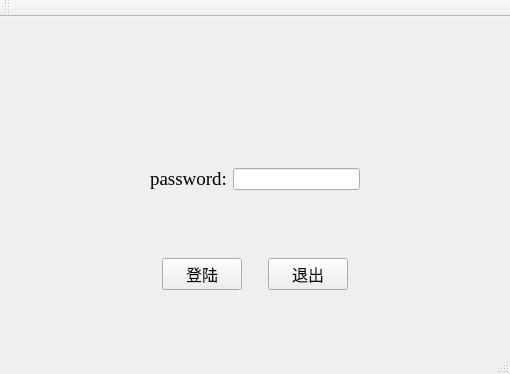
<?xml version="1.0" encoding="UTF-8"?>
<ui version="4.0">
 <class>MainWindow</class>
 <widget class="QMainWindow" name="MainWindow">
  <property name="geometry">
   <rect>
    <x>0</x>
    <y>0</y>
    <width>510</width>
    <height>374</height>
   </rect>
  </property>
  <property name="windowTitle">
   <string>MainWindow</string>
  </property>
  <widget class="QWidget" name="centralWidget">
   <layout class="QVBoxLayout" name="verticalLayout">
    <item>
     <spacer name="verticalSpacer_4">
      <property name="orientation">
       <enum>Qt::Vertical</enum>
      </property>
      <property name="sizeType">
       <enum>QSizePolicy::Expanding</enum>
      </property>
      <property name="sizeHint" stdset="0">
       <size>
        <width>20</width>
        <height>40</height>
       </size>
      </property>
     </spacer>
    </item>
    <item>
     <widget class="QWidget" name="widget" native="true">
      <layout class="QHBoxLayout" name="horizontalLayout">
       <item>
        <spacer name="horizontalSpacer">
         <property name="orientation">
          <enum>Qt::Horizontal</enum>
         </property>
         <property name="sizeHint" stdset="0">
          <size>
           <width>0</width>
           <height>20</height>
          </size>
         </property>
        </spacer>
       </item>
       <item>
        <spacer name="horizontalSpacer_8">
         <property name="orientation">
          <enum>Qt::Horizontal</enum>
         </property>
         <property name="sizeHint" stdset="0">
          <size>
           <width>40</width>
           <height>20</height>
          </size>
         </property>
        </spacer>
       </item>
       <item>
        <widget class="QLabel" name="label">
         <property name="text">
          <string/>
         </property>
         <property name="pixmap">
          <pixmap>:/武科大炼铁研究所-2.png</pixmap>
         </property>
         <property name="scaledContents">
          <bool>true</bool>
         </property>
        </widget>
       </item>
       <item>
        <spacer name="horizontalSpacer_9">
         <property name="orientation">
          <enum>Qt::Horizontal</enum>
         </property>
         <property name="sizeHint" stdset="0">
          <size>
           <width>40</width>
           <height>20</height>
          </size>
         </property>
        </spacer>
       </item>
       <item>
        <spacer name="horizontalSpacer_2">
         <property name="orientation">
          <enum>Qt::Horizontal</enum>
         </property>
         <property name="sizeHint" stdset="0">
          <size>
           <width>0</width>
           <height>20</height>
          </size>
         </property>
        </spacer>
       </item>
      </layout>
     </widget>
    </item>
    <item>
     <spacer name="verticalSpacer_2">
      <property name="orientation">
       <enum>Qt::Vertical</enum>
      </property>
      <property name="sizeHint" stdset="0">
       <size>
        <width>20</width>
        <height>40</height>
       </size>
      </property>
     </spacer>
    </item>
    <item>
     <widget class="QWidget" name="widget_2" native="true">
      <layout class="QGridLayout" name="gridLayout">
       <item row="1" column="0">
        <spacer name="horizontalSpacer_6">
         <property name="orientation">
          <enum>Qt::Horizontal</enum>
         </property>
         <property name="sizeHint" stdset="0">
          <size>
           <width>40</width>
           <height>20</height>
          </size>
         </property>
        </spacer>
       </item>
       <item row="1" column="1">
        <widget class="QLabel" name="label_2">
         <property name="font">
          <font>
           <family>Times New Roman</family>
           <pointsize>14</pointsize>
          </font>
         </property>
         <property name="text">
          <string>password:</string>
         </property>
        </widget>
       </item>
       <item row="1" column="3">
        <spacer name="horizontalSpacer_7">
         <property name="orientation">
          <enum>Qt::Horizontal</enum>
         </property>
         <property name="sizeHint" stdset="0">
          <size>
           <width>40</width>
           <height>20</height>
          </size>
         </property>
        </spacer>
       </item>
       <item row="1" column="2">
        <widget class="QLineEdit" name="lineEdit"/>
       </item>
       <item row="2" column="2">
        <spacer name="verticalSpacer_3">
         <property name="orientation">
          <enum>Qt::Vertical</enum>
         </property>
         <property name="sizeHint" stdset="0">
          <size>
           <width>20</width>
           <height>40</height>
          </size>
         </property>
        </spacer>
       </item>
      </layout>
     </widget>
    </item>
    <item>
     <widget class="QWidget" name="widget_3" native="true">
      <layout class="QHBoxLayout" name="horizontalLayout_2">
       <item>
        <spacer name="horizontalSpacer_3">
         <property name="orientation">
          <enum>Qt::Horizontal</enum>
         </property>
         <property name="sizeHint" stdset="0">
          <size>
           <width>137</width>
           <height>20</height>
          </size>
         </property>
        </spacer>
       </item>
       <item>
        <widget class="QPushButton" name="pushButton">
         <property name="font">
          <font>
           <family>AcadEref</family>
           <pointsize>12</pointsize>
          </font>
         </property>
         <property name="text">
          <string>登陆</string>
         </property>
        </widget>
       </item>
       <item>
        <spacer name="horizontalSpacer_5">
         <property name="orientation">
          <enum>Qt::Horizontal</enum>
         </property>
         <property name="sizeType">
          <enum>QSizePolicy::Fixed</enum>
         </property>
         <property name="sizeHint" stdset="0">
          <size>
           <width>20</width>
           <height>20</height>
          </size>
         </property>
        </spacer>
       </item>
       <item>
        <widget class="QPushButton" name="pushButton_2">
         <property name="font">
          <font>
           <family>AcadEref</family>
           <pointsize>12</pointsize>
          </font>
         </property>
         <property name="text">
          <string>退出</string>
         </property>
        </widget>
       </item>
       <item>
        <spacer name="horizontalSpacer_4">
         <property name="orientation">
          <enum>Qt::Horizontal</enum>
         </property>
         <property name="sizeHint" stdset="0">
          <size>
           <width>137</width>
           <height>20</height>
          </size>
         </property>
        </spacer>
       </item>
      </layout>
     </widget>
    </item>
    <item>
     <spacer name="verticalSpacer">
      <property name="orientation">
       <enum>Qt::Vertical</enum>
      </property>
      <property name="sizeHint" stdset="0">
       <size>
        <width>20</width>
        <height>40</height>
       </size>
      </property>
     </spacer>
    </item>
   </layout>
  </widget>
  <widget class="QToolBar" name="mainToolBar">
   <attribute name="toolBarArea">
    <enum>TopToolBarArea</enum>
   </attribute>
   <attribute name="toolBarBreak">
    <bool>false</bool>
   </attribute>
  </widget>
  <widget class="QStatusBar" name="statusBar"/>
 </widget>
 <layoutdefault spacing="6" margin="11"/>
 <resources/>
 <connections>
  <connection>
   <sender>pushButton_2</sender>
   <signal>clicked()</signal>
   <receiver>MainWindow</receiver>
   <slot>close()</slot>
   <hints>
    <hint type="sourcelabel">
     <x>308</x>
     <y>264</y>
    </hint>
    <hint type="destinationlabel">
     <x>254</x>
     <y>186</y>
    </hint>
   </hints>
  </connection>
 </connections>
</ui>
